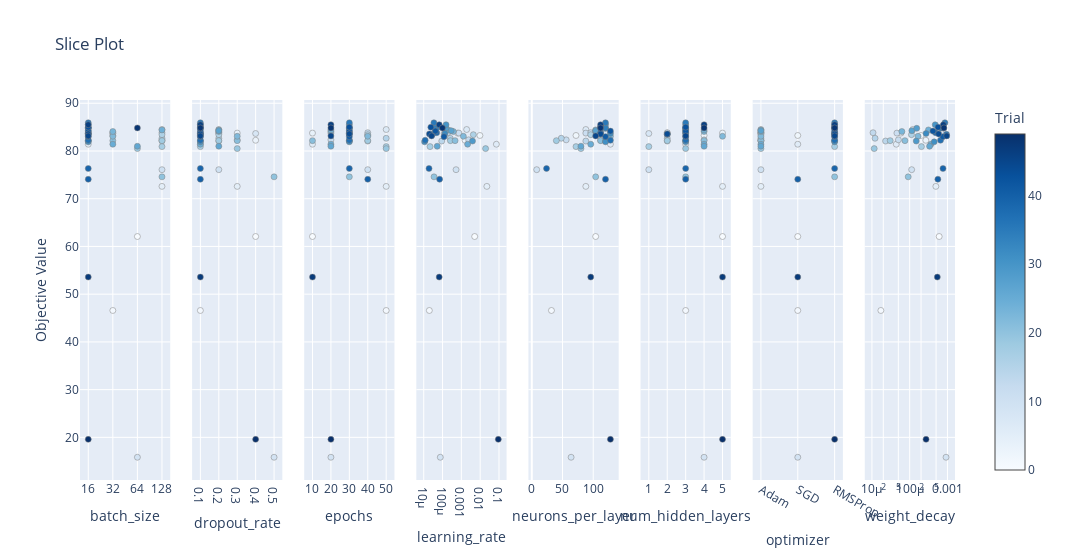

Write notebook code for a chart like this one.
### Code cell
# 3. slice plot
plot_slice(study).show()

### Figure 1 — Plotly figure (JSON) as saved in the notebook; plotly's stock layout.template omitted (floating-point values rounded to 4 significant figures)
{"data": [{"marker": {"color": [0, 1, 2, 3, 4, 5, 6, 7, 8, 9, 10, 11, 12, 13, 14, 15, 16, 17, 18, 19, 20, 21, 22, 23, 24, 25, 26, 27, 28, 29, 30, 31, 32, 33, 34, 35, 36, 37, 38, 39, 40, 41, 42, 43, 44, 45, 46, 47, 48, 49], "colorbar": {"title": {"text": "Trial"}, "x": 1, "xpad": 40}, "colorscale": [[0, "rgb(247,251,255)"], [0.125, "rgb(222,235,247)"], [0.25, "rgb(198,219,239)"], [0.375, "rgb(158,202,225)"], [0.5, "rgb(107,174,214)"], [0.625, "rgb(66,146,198)"], [0.75, "rgb(33,113,181)"], [0.875, "rgb(8,81,156)"], [1, "rgb(8,48,107)"]], "line": {"color": "Grey", "width": 0.5}, "showscale": true}, "mode": "markers", "name": "Feasible Trial", "showlegend": false, "type": "scatter", "x": [64, 32, 32, 16, 32, 128, 16, 128, 16, 64, 128, 32, 128, 128, 128, 128, 128, 128, 128, 64, 128, 32, 32, 32, 128, 32, 64, 16, 16, 16, 16, 16, 16, 16, 16, 16, 16, 16, 16, 16, 16, 16, 16, 16, 16, 16, 16, 16, 64, 16], "xaxis": "x", "y": [62.08, 46.58, 83.25, 82.25, 83.75, 72.58, 81.42, 84.5, 83.67, 15.83, 76.08, 83.75, 82.33, 83.83, 82.08, 82.67, 83.42, 80.92, 82.17, 80.5, 74.58, 82.17, 83.08, 84.08, 84.42, 81.42, 81, 84.25, 84.75, 82.08, 85.5, 81.92, 83.67, 84.83, 84.83, 85.92, 83.5, 82.25, 83.83, 76.33, 74.08, 83, 84.17, 85, 83.58, 83.17, 85.5, 53.58, 84.83, 19.58], "yaxis": "y"}, {"marker": {"color": [0, 1, 2, 3, 4, 5, 6, 7, 8, 9, 10, 11, 12, 13, 14, 15, 16, 17, 18, 19, 20, 21, 22, 23, 24, 25, 26, 27, 28, 29, 30, 31, 32, 33, 34, 35, 36, 37, 38, 39, 40, 41, 42, 43, 44, 45, 46, 47, 48, 49], "colorbar": {"title": {"text": "Trial"}, "x": 1, "xpad": 40}, "colorscale": [[0, "rgb(247,251,255)"], [0.125, "rgb(222,235,247)"], [0.25, "rgb(198,219,239)"], [0.375, "rgb(158,202,225)"], [0.5, "rgb(107,174,214)"], [0.625, "rgb(66,146,198)"], [0.75, "rgb(33,113,181)"], [0.875, "rgb(8,81,156)"], [1, "rgb(8,48,107)"]], "line": {"color": "Grey", "width": 0.5}, "showscale": false}, "mode": "markers", "name": "Feasible Trial", "showlegend": false, "type": "scatter", "x": [0.4, 0.1, 0.1, 0.4, 0.3, 0.3, 0.1, 0.2, 0.4, 0.5, 0.2, 0.2, 0.3, 0.2, 0.2, 0.2, 0.2, 0.1, 0.2, 0.3, 0.5, 0.3, 0.3, 0.2, 0.2, 0.1, 0.2, 0.2, 0.1, 0.1, 0.1, 0.1, 0.1, 0.1, 0.1, 0.1, 0.1, 0.1, 0.1, 0.1, 0.1, 0.1, 0.1, 0.1, 0.1, 0.1, 0.1, 0.1, 0.1, 0.4], "xaxis": "x2", "y": [62.08, 46.58, 83.25, 82.25, 83.75, 72.58, 81.42, 84.5, 83.67, 15.83, 76.08, 83.75, 82.33, 83.83, 82.08, 82.67, 83.42, 80.92, 82.17, 80.5, 74.58, 82.17, 83.08, 84.08, 84.42, 81.42, 81, 84.25, 84.75, 82.08, 85.5, 81.92, 83.67, 84.83, 84.83, 85.92, 83.5, 82.25, 83.83, 76.33, 74.08, 83, 84.17, 85, 83.58, 83.17, 85.5, 53.58, 84.83, 19.58], "yaxis": "y2"}, {"marker": {"color": [0, 1, 2, 3, 4, 5, 6, 7, 8, 9, 10, 11, 12, 13, 14, 15, 16, 17, 18, 19, 20, 21, 22, 23, 24, 25, 26, 27, 28, 29, 30, 31, 32, 33, 34, 35, 36, 37, 38, 39, 40, 41, 42, 43, 44, 45, 46, 47, 48, 49], "colorbar": {"title": {"text": "Trial"}, "x": 1, "xpad": 40}, "colorscale": [[0, "rgb(247,251,255)"], [0.125, "rgb(222,235,247)"], [0.25, "rgb(198,219,239)"], [0.375, "rgb(158,202,225)"], [0.5, "rgb(107,174,214)"], [0.625, "rgb(66,146,198)"], [0.75, "rgb(33,113,181)"], [0.875, "rgb(8,81,156)"], [1, "rgb(8,48,107)"]], "line": {"color": "Grey", "width": 0.5}, "showscale": false}, "mode": "markers", "name": "Feasible Trial", "showlegend": false, "type": "scatter", "x": [10, 50, 40, 30, 10, 50, 10, 50, 30, 20, 40, 20, 20, 40, 40, 50, 40, 50, 40, 50, 30, 10, 40, 20, 20, 20, 20, 30, 30, 30, 30, 30, 30, 30, 30, 30, 30, 30, 30, 30, 40, 30, 30, 30, 30, 20, 20, 10, 20, 20], "xaxis": "x3", "y": [62.08, 46.58, 83.25, 82.25, 83.75, 72.58, 81.42, 84.5, 83.67, 15.83, 76.08, 83.75, 82.33, 83.83, 82.08, 82.67, 83.42, 80.92, 82.17, 80.5, 74.58, 82.17, 83.08, 84.08, 84.42, 81.42, 81, 84.25, 84.75, 82.08, 85.5, 81.92, 83.67, 84.83, 84.83, 85.92, 83.5, 82.25, 83.83, 76.33, 74.08, 83, 84.17, 85, 83.58, 83.17, 85.5, 53.58, 84.83, 19.58], "yaxis": "y3"}, {"marker": {"color": [0, 1, 2, 3, 4, 5, 6, 7, 8, 9, 10, 11, 12, 13, 14, 15, 16, 17, 18, 19, 20, 21, 22, 23, 24, 25, 26, 27, 28, 29, 30, 31, 32, 33, 34, 35, 36, 37, 38, 39, 40, 41, 42, 43, 44, 45, 46, 47, 48, 49], "colorbar": {"title": {"text": "Trial"}, "x": 1, "xpad": 40}, "colorscale": [[0, "rgb(247,251,255)"], [0.125, "rgb(222,235,247)"], [0.25, "rgb(198,219,239)"], [0.375, "rgb(158,202,225)"], [0.5, "rgb(107,174,214)"], [0.625, "rgb(66,146,198)"], [0.75, "rgb(33,113,181)"], [0.875, "rgb(8,81,156)"], [1, "rgb(8,48,107)"]], "line": {"color": "Grey", "width": 0.5}, "showscale": false}, "mode": "markers", "name": "Feasible Trial", "showlegend": false, "type": "scatter", "x": [0.005101, 1.986e-05, 0.009696, 0.001572, 0.000638, 0.02264, 0.07265, 0.001911, 0.0001216, 7.599e-05, 0.0005223, 0.0007398, 0.00246, 0.0001903, 9.047e-05, 0.0002548, 0.004332, 2.164e-05, 0.0002618, 0.01942, 3.521e-05, 0.0004629, 0.001276, 0.0003747, 0.0001999, 0.00215, 5.208e-05, 0.0002882, 0.0001505, 0.003911, 0.0001534, 1.11e-05, 0.0001335, 5.061e-05, 3.622e-05, 3.479e-05, 2.94e-05, 1.195e-05, 4.862e-05, 1.912e-05, 6.987e-05, 0.0001194, 4.188e-05, 2.39e-05, 2.004e-05, 2.613e-05, 6.669e-05, 6.626e-05, 9.858e-05, 0.09191], "xaxis": "x4", "y": [62.08, 46.58, 83.25, 82.25, 83.75, 72.58, 81.42, 84.5, 83.67, 15.83, 76.08, 83.75, 82.33, 83.83, 82.08, 82.67, 83.42, 80.92, 82.17, 80.5, 74.58, 82.17, 83.08, 84.08, 84.42, 81.42, 81, 84.25, 84.75, 82.08, 85.5, 81.92, 83.67, 84.83, 84.83, 85.92, 83.5, 82.25, 83.83, 76.33, 74.08, 83, 84.17, 85, 83.58, 83.17, 85.5, 53.58, 84.83, 19.58], "yaxis": "y4"}, {"marker": {"color": [0, 1, 2, 3, 4, 5, 6, 7, 8, 9, 10, 11, 12, 13, 14, 15, 16, 17, 18, 19, 20, 21, 22, 23, 24, 25, 26, 27, 28, 29, 30, 31, 32, 33, 34, 35, 36, 37, 38, 39, 40, 41, 42, 43, 44, 45, 46, 47, 48, 49], "colorbar": {"title": {"text": "Trial"}, "x": 1, "xpad": 40}, "colorscale": [[0, "rgb(247,251,255)"], [0.125, "rgb(222,235,247)"], [0.25, "rgb(198,219,239)"], [0.375, "rgb(158,202,225)"], [0.5, "rgb(107,174,214)"], [0.625, "rgb(66,146,198)"], [0.75, "rgb(33,113,181)"], [0.875, "rgb(8,81,156)"], [1, "rgb(8,48,107)"]], "line": {"color": "Grey", "width": 0.5}, "showscale": false}, "mode": "markers", "name": "Feasible Trial", "showlegend": false, "type": "scatter", "x": [104, 32, 72, 112, 112, 88, 128, 88, 120, 64, 8, 88, 56, 96, 88, 48, 96, 72, 40, 80, 104, 112, 128, 104, 104, 96, 80, 104, 120, 120, 120, 120, 128, 112, 120, 120, 112, 128, 112, 24, 120, 120, 128, 112, 112, 104, 112, 96, 112, 128], "xaxis": "x5", "y": [62.08, 46.58, 83.25, 82.25, 83.75, 72.58, 81.42, 84.5, 83.67, 15.83, 76.08, 83.75, 82.33, 83.83, 82.08, 82.67, 83.42, 80.92, 82.17, 80.5, 74.58, 82.17, 83.08, 84.08, 84.42, 81.42, 81, 84.25, 84.75, 82.08, 85.5, 81.92, 83.67, 84.83, 84.83, 85.92, 83.5, 82.25, 83.83, 76.33, 74.08, 83, 84.17, 85, 83.58, 83.17, 85.5, 53.58, 84.83, 19.58], "yaxis": "y5"}, {"marker": {"color": [0, 1, 2, 3, 4, 5, 6, 7, 8, 9, 10, 11, 12, 13, 14, 15, 16, 17, 18, 19, 20, 21, 22, 23, 24, 25, 26, 27, 28, 29, 30, 31, 32, 33, 34, 35, 36, 37, 38, 39, 40, 41, 42, 43, 44, 45, 46, 47, 48, 49], "colorbar": {"title": {"text": "Trial"}, "x": 1, "xpad": 40}, "colorscale": [[0, "rgb(247,251,255)"], [0.125, "rgb(222,235,247)"], [0.25, "rgb(198,219,239)"], [0.375, "rgb(158,202,225)"], [0.5, "rgb(107,174,214)"], [0.625, "rgb(66,146,198)"], [0.75, "rgb(33,113,181)"], [0.875, "rgb(8,81,156)"], [1, "rgb(8,48,107)"]], "line": {"color": "Grey", "width": 0.5}, "showscale": false}, "mode": "markers", "name": "Feasible Trial", "showlegend": false, "type": "scatter", "x": [5, 3, 4, 3, 5, 5, 3, 3, 1, 4, 1, 2, 4, 2, 2, 2, 2, 1, 2, 3, 3, 4, 5, 4, 4, 4, 4, 3, 3, 3, 3, 3, 3, 3, 3, 3, 2, 3, 3, 3, 3, 3, 3, 3, 2, 3, 4, 5, 4, 5], "xaxis": "x6", "y": [62.08, 46.58, 83.25, 82.25, 83.75, 72.58, 81.42, 84.5, 83.67, 15.83, 76.08, 83.75, 82.33, 83.83, 82.08, 82.67, 83.42, 80.92, 82.17, 80.5, 74.58, 82.17, 83.08, 84.08, 84.42, 81.42, 81, 84.25, 84.75, 82.08, 85.5, 81.92, 83.67, 84.83, 84.83, 85.92, 83.5, 82.25, 83.83, 76.33, 74.08, 83, 84.17, 85, 83.58, 83.17, 85.5, 53.58, 84.83, 19.58], "yaxis": "y6"}, {"marker": {"color": [0, 1, 2, 3, 4, 5, 6, 7, 8, 9, 10, 11, 12, 13, 14, 15, 16, 17, 18, 19, 20, 21, 22, 23, 24, 25, 26, 27, 28, 29, 30, 31, 32, 33, 34, 35, 36, 37, 38, 39, 40, 41, 42, 43, 44, 45, 46, 47, 48, 49], "colorbar": {"title": {"text": "Trial"}, "x": 1, "xpad": 40}, "colorscale": [[0, "rgb(247,251,255)"], [0.125, "rgb(222,235,247)"], [0.25, "rgb(198,219,239)"], [0.375, "rgb(158,202,225)"], [0.5, "rgb(107,174,214)"], [0.625, "rgb(66,146,198)"], [0.75, "rgb(33,113,181)"], [0.875, "rgb(8,81,156)"], [1, "rgb(8,48,107)"]], "line": {"color": "Grey", "width": 0.5}, "showscale": false}, "mode": "markers", "name": "Feasible Trial", "showlegend": false, "type": "scatter", "x": ["SGD", "SGD", "SGD", "RMSProp", "Adam", "Adam", "SGD", "Adam", "RMSProp", "SGD", "Adam", "Adam", "Adam", "Adam", "Adam", "Adam", "Adam", "RMSProp", "Adam", "Adam", "RMSProp", "Adam", "Adam", "Adam", "Adam", "Adam", "Adam", "Adam", "RMSProp", "RMSProp", "RMSProp", "RMSProp", "RMSProp", "RMSProp", "RMSProp", "RMSProp", "RMSProp", "RMSProp", "RMSProp", "RMSProp", "SGD", "RMSProp", "RMSProp", "RMSProp", "RMSProp", "RMSProp", "RMSProp", "SGD", "RMSProp", "RMSProp"], "xaxis": "x7", "y": [62.08, 46.58, 83.25, 82.25, 83.75, 72.58, 81.42, 84.5, 83.67, 15.83, 76.08, 83.75, 82.33, 83.83, 82.08, 82.67, 83.42, 80.92, 82.17, 80.5, 74.58, 82.17, 83.08, 84.08, 84.42, 81.42, 81, 84.25, 84.75, 82.08, 85.5, 81.92, 83.67, 84.83, 84.83, 85.92, 83.5, 82.25, 83.83, 76.33, 74.08, 83, 84.17, 85, 83.58, 83.17, 85.5, 53.58, 84.83, 19.58], "yaxis": "y7"}, {"marker": {"color": [0, 1, 2, 3, 4, 5, 6, 7, 8, 9, 10, 11, 12, 13, 14, 15, 16, 17, 18, 19, 20, 21, 22, 23, 24, 25, 26, 27, 28, 29, 30, 31, 32, 33, 34, 35, 36, 37, 38, 39, 40, 41, 42, 43, 44, 45, 46, 47, 48, 49], "colorbar": {"title": {"text": "Trial"}, "x": 1, "xpad": 40}, "colorscale": [[0, "rgb(247,251,255)"], [0.125, "rgb(222,235,247)"], [0.25, "rgb(198,219,239)"], [0.375, "rgb(158,202,225)"], [0.5, "rgb(107,174,214)"], [0.625, "rgb(66,146,198)"], [0.75, "rgb(33,113,181)"], [0.875, "rgb(8,81,156)"], [1, "rgb(8,48,107)"]], "line": {"color": "Grey", "width": 0.5}, "showscale": false}, "mode": "markers", "name": "Feasible Trial", "showlegend": false, "type": "scatter", "x": [0.0006031, 1.727e-05, 0.0002004, 0.0002676, 5.872e-05, 0.0004933, 4.417e-05, 0.0001204, 0.0006924, 0.0009175, 0.0001127, 4.584e-05, 5.028e-05, 1.07e-05, 2.296e-05, 1.209e-05, 0.0001114, 0.0002044, 3.044e-05, 1.149e-05, 9.141e-05, 7.479e-05, 0.0001659, 6.205e-05, 0.0003141, 0.0003646, 0.0003361, 0.0001141, 0.0001535, 0.0001491, 0.0004743, 0.0004459, 0.0002713, 0.0006882, 0.0006656, 0.0008578, 0.000941, 0.0006554, 0.0004834, 0.0007614, 0.0005572, 0.0007534, 0.0004122, 0.0005642, 0.0005856, 0.0009572, 0.0007783, 0.0005393, 0.0008084, 0.000271], "xaxis": "x8", "y": [62.08, 46.58, 83.25, 82.25, 83.75, 72.58, 81.42, 84.5, 83.67, 15.83, 76.08, 83.75, 82.33, 83.83, 82.08, 82.67, 83.42, 80.92, 82.17, 80.5, 74.58, 82.17, 83.08, 84.08, 84.42, 81.42, 81, 84.25, 84.75, 82.08, 85.5, 81.92, 83.67, 84.83, 84.83, 85.92, 83.5, 82.25, 83.83, 76.33, 74.08, 83, 84.17, 85, 83.58, 83.17, 85.5, 53.58, 84.83, 19.58], "yaxis": "y8"}], "layout": {"title": {"text": "Slice Plot"}, "width": 2400, "xaxis": {"anchor": "y", "categoryarray": [16, 32, 64, 128], "categoryorder": "array", "domain": [0, 0.1031], "title": {"text": "batch_size"}, "type": "category"}, "xaxis2": {"anchor": "y2", "domain": [0.1281, 0.2312], "title": {"text": "dropout_rate"}}, "xaxis3": {"anchor": "y3", "domain": [0.2562, 0.3594], "title": {"text": "epochs"}}, "xaxis4": {"anchor": "y4", "domain": [0.3844, 0.4875], "title": {"text": "learning_rate"}, "type": "log"}, "xaxis5": {"anchor": "y5", "domain": [0.5125, 0.6156], "title": {"text": "neurons_per_layer"}}, "xaxis6": {"anchor": "y6", "domain": [0.6406, 0.7438], "title": {"text": "num_hidden_layers"}}, "xaxis7": {"anchor": "y7", "categoryarray": ["Adam", "SGD", "RMSProp"], "categoryorder": "array", "domain": [0.7688, 0.8719], "title": {"text": "optimizer"}, "type": "category"}, "xaxis8": {"anchor": "y8", "domain": [0.8969, 1], "title": {"text": "weight_decay"}, "type": "log"}, "yaxis": {"anchor": "x", "domain": [0, 1], "title": {"text": "Objective Value"}}, "yaxis2": {"anchor": "x2", "domain": [0, 1], "matches": "y", "showticklabels": false}, "yaxis3": {"anchor": "x3", "domain": [0, 1], "matches": "y", "showticklabels": false}, "yaxis4": {"anchor": "x4", "domain": [0, 1], "matches": "y", "showticklabels": false}, "yaxis5": {"anchor": "x5", "domain": [0, 1], "matches": "y", "showticklabels": false}, "yaxis6": {"anchor": "x6", "domain": [0, 1], "matches": "y", "showticklabels": false}, "yaxis7": {"anchor": "x7", "domain": [0, 1], "matches": "y", "showticklabels": false}, "yaxis8": {"anchor": "x8", "domain": [0, 1], "matches": "y", "showticklabels": false}}}
